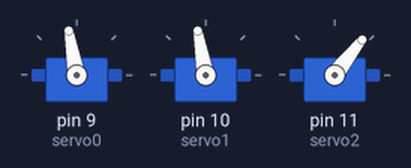
This sketch was run on a simulated Arduino Uno, built with avr-gcc and run on an emulated ATmega328P. Shown: 3 × servo.

Above: at 1.05 s.
At 1.15 s:
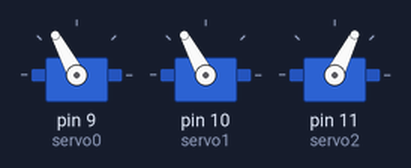
At 1.25 s:
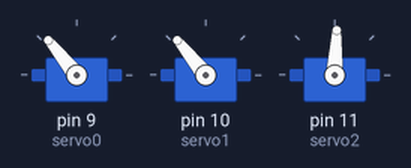
At 1.5 s:
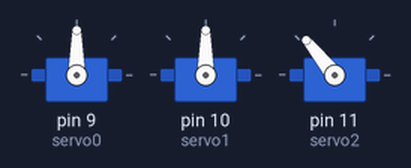
At 1.75 s:
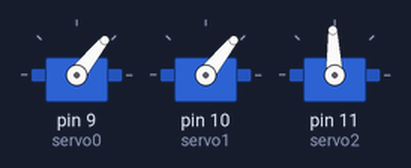
At 2.0 s:
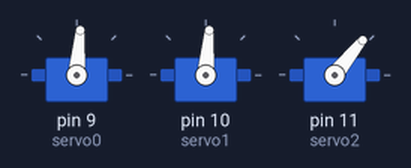
Timing chart, 0 to 4.0 s (numbered marks = the images above):
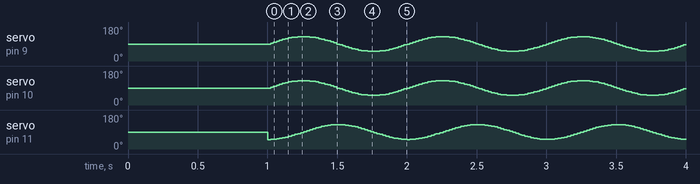

The sketch:

modularRobot.ino
```cpp
#include <math.h>
#include <VarSpeedServo.h>

VarSpeedServo servo0;
VarSpeedServo servo1;
VarSpeedServo servo2;

int A = 40;
float phi = (120.0 / 180.0) * M_PI;
int T = 1000;
int servSpeed = 0;
boolean turned = false;
boolean going = false;


void setup() {
  servo0.attach(9);
  servo1.attach(10);
  servo2.attach(11);


  Serial.begin(9600);

  servo0.write(90);
  servo1.write(90);
  servo2.write(90);
  delay(1000);


}

void loop() {
  if(going) {
    if(millis() < 7000) {
      goBackward();
    }
    if (millis() > 3000 && !turned) {
      servo2.write(110);
      turned = true;
    }
    if(millis() > 7000 && turned) {
      goForward();
    }
  } else {
    lateralShift();
  }
}

void goForward() {
  servo0.write(90 + updateAngle(T, 0, A), servSpeed);
  servo1.write(90 + updateAngle(T, phi, A), servSpeed);
}

void goBackward() {
  servo0.write(90 + updateAngle(T, 0, A), servSpeed);
  servo1.write(90 + updateAngle(T, -phi, A), servSpeed);
}

void lateralShift() {
  servo0.write(90 + updateAngle(T, 0, A), servSpeed);
  servo1.write(90 + updateAngle(T, ((0.0/ 180) * M_PI), A), servSpeed);
  servo2.write(90 + updateAngle(T, ((-90.0/180.0) * M_PI), A), servSpeed);
}

int updateAngle(float T, float phase, float A) {
  float y = A * sin(((2*M_PI) / T) * millis() + phase);
  return y;
}
```
